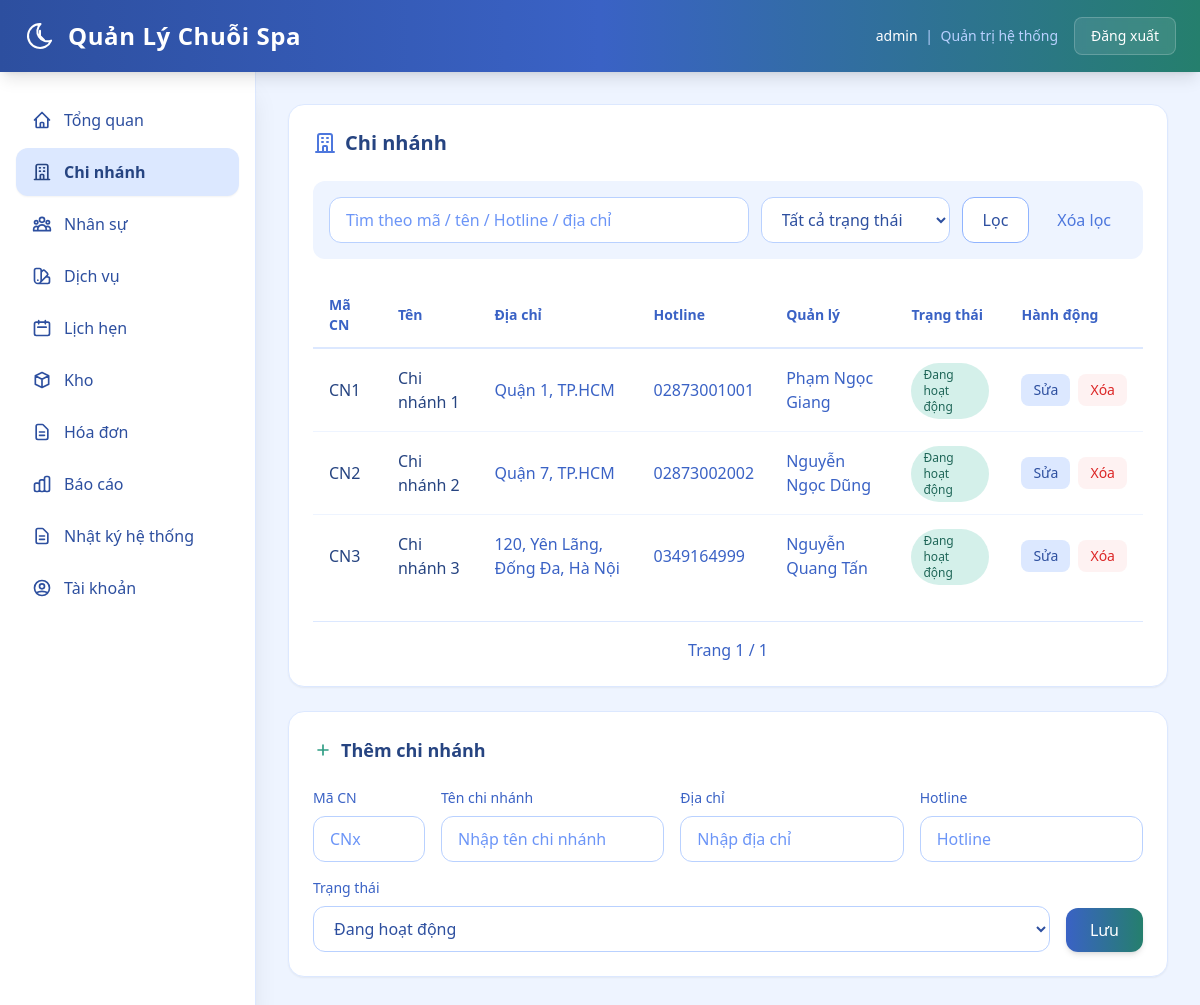
Before: /web/branches (signed in) with the older database file.
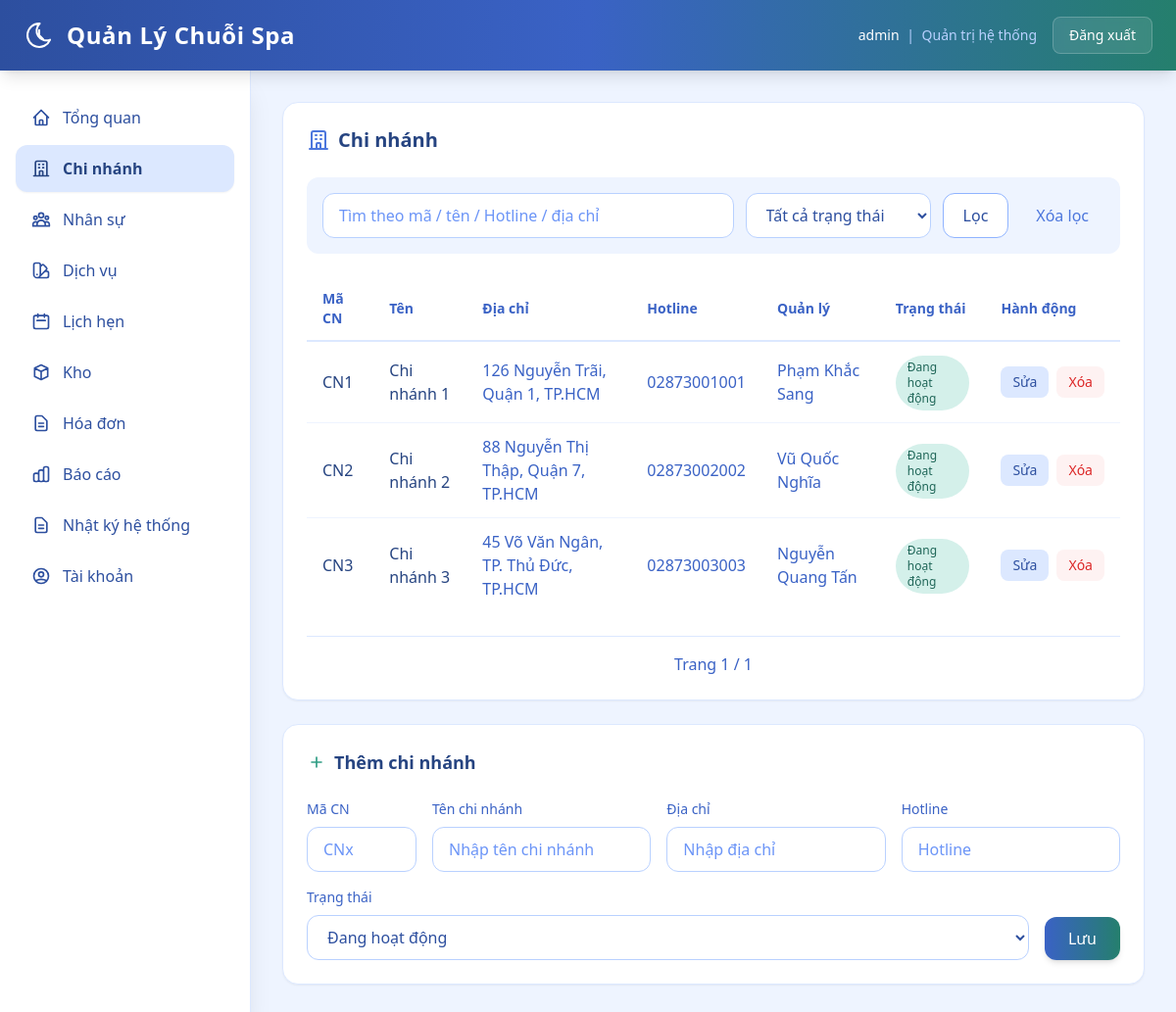
After: the same page with the newer database file.
### backend/models.py (models this page shows)
class TimestampMixin:
    created_at = db.Column(db.DateTime, nullable=False, default=datetime.utcnow)

class Branch(db.Model, TimestampMixin):
    __tablename__ = "branches"
    id = db.Column(db.Integer, primary_key=True)
    branch_code = db.Column(db.String(16), nullable=True, unique=True, index=True)
    name = db.Column(db.String(255), nullable=False, unique=True)
    address = db.Column(db.String(500), nullable=True)
    phone = db.Column(db.String(32), nullable=True, unique=True)
    manager_staff_id = db.Column(db.Integer, db.ForeignKey("staffs.id"), nullable=True, index=True)
    status = db.Column(db.String(32), nullable=False, default="active")
    manager_staff = db.relationship("Staff", foreign_keys=[manager_staff_id], lazy="joined")

class Staff(db.Model, TimestampMixin):
    __tablename__ = "staffs"
    id = db.Column(db.Integer, primary_key=True)
    branch_id = db.Column(db.Integer, db.ForeignKey("branches.id"), nullable=False, index=True)
    full_name = db.Column(db.String(255), nullable=False)
    phone = db.Column(db.String(32), nullable=True, unique=True, index=True)
    title = db.Column(db.String(64), nullable=True)
    status = db.Column(db.String(32), nullable=False, default="active")
    start_date = db.Column(db.Date, nullable=True)
    branch = db.relationship("Branch", foreign_keys=[branch_id], lazy="joined")

### backend/web_modules/chi_nhanh.py (the view, shortened to what this page needs)
@web_bp.get("/branches")
@roles_required("super_admin", "branch_manager")
def branches():
    user = g.web_user
    q = parse_text(request.args.get("q"))
    status = normalize_choice(request.args.get("status"), {"active", "inactive"}, "")
    edit_id = parse_int(request.args.get("edit_id"))
    page = parse_page(request.args.get("page"), default=1)
    query = Branch.query
    if not user.is_super_admin:
        query = query.filter(Branch.id == user.branch_id)
    if status:
        query = query.filter(Branch.status == status)
    pager = paginate(query.order_by(Branch.id.asc()), page=page, per_page=8)
    edit_row = None
    manager_options: list[Staff] = []
    if user.is_super_admin and edit_id:
        edit_row = db.session.get(Branch, edit_id)
        if edit_row is None:
            return branches_error("Không tìm thấy chi nhánh.", page=page, q=q, status=status)
        manager_options = list_branch_manager_candidates(edit_row.id, edit_row.manager_staff_id)
    form_data = {
        "branch_id": edit_row.id if edit_row else None,
        "branch_code": edit_row.branch_code if edit_row else "",
        "name": edit_row.name if edit_row else "",
        "address": edit_row.address if edit_row else "",
        "phone": edit_row.phone if edit_row else "",
        "manager_staff_id": edit_row.manager_staff_id if edit_row else None,
        "status": edit_row.status if edit_row else "active",
    }
    return render_template(
        "web/branches.html",
        rows=pager.items,
        pager=pager,
        q=q,
        status=status,
        edit_mode=bool(edit_row),
        form_data=form_data,
        manager_options=manager_options,
        can_edit=user.is_super_admin,
    )

### backend/models.py (called while the page is built)
    @property
    def is_super_admin(self) -> bool:
        return self.role == "super_admin"

### backend/web.py (called while the page is built)
def parse_text(value: str | None) -> str:
    return (value or "").strip()

def parse_int(value):
    try:
        return int(value)
    except (TypeError, ValueError):
        return None

def parse_page(value, default=1):
    page = parse_int(value)
    if page is None or page < 1:
        return default
    return page

def normalize_choice(value, allowed, default):
    text = parse_text(value).lower()
    if text in allowed:
        return text
    return default

def paginate(query, page, per_page=10):
    return query.paginate(page=page, per_page=per_page, error_out=False)

def role_label(role: str) -> str:
    return ROLE_LABELS.get(role, role)

def can_access_menu_for_user(user: User | None, menu_key: str) -> bool:
    if not user:
        return False
    return menu_key in ROLE_MENU_ACCESS.get(user.role, set())

def login_required(fn):
    @wraps(fn)
    def wrapper(*args, **kwargs):
        if not getattr(g, "web_user", None):
            return redirect(url_for("web.login"))
        return fn(*args, **kwargs)
    return wrapper

### backend/templates/web/branches.html (shortened to what the changed rows need)
{% extends "web/base.html" %}
{% block content %}
  <section class="bg-white rounded-2xl shadow-sm border border-spa-100 p-6 mb-6">
    <h2 class="text-xl font-bold text-spa-800 mb-6 flex items-center gap-2">
      <svg class="w-6 h-6 text-spa-500" fill="none" stroke="currentColor" viewBox="0 0 24 24"><path stroke-linecap="round" stroke-linejoin="round" stroke-width="2" d="M19 21V5a2 2 0 00-2-2H7a2 2 0 00-2 2v16m14 0h2m-2 0h-5m-9 0H3m2 0h5M9 7h1m-1 4h1m4-4h1m-1 4h1m-5 10v-5a1 1 0 011-1h2a1 1 0 011 1v5m-4 0h4"/></svg>
      Chi nhánh
    </h2>
    <div class="overflow-x-auto">
      <table class="w-full">
        <thead>
          <tr class="border-b-2 border-spa-100">
            <th class="text-left py-3 px-4 text-sm font-semibold text-spa-600">Mã CN</th>
            <th class="text-left py-3 px-4 text-sm font-semibold text-spa-600">Tên</th>
            <th class="text-left py-3 px-4 text-sm font-semibold text-spa-600">Địa chỉ</th>
            <th class="text-left py-3 px-4 text-sm font-semibold text-spa-600">Hotline</th>
            <th class="text-left py-3 px-4 text-sm font-semibold text-spa-600">Quản lý</th>
            <th class="text-left py-3 px-4 text-sm font-semibold text-spa-600">Trạng thái</th>
            {% if can_edit %}<th class="text-left py-3 px-4 text-sm font-semibold text-spa-600">Hành động</th>{% endif %}
          </tr>
        </thead>
        <tbody class="divide-y divide-spa-50">
          {% for row in rows %}
            <tr class="hover:bg-spa-50/50 transition-colors">
              <td class="py-3 px-4 text-spa-800 font-medium">{{ row.branch_code or ('CN' ~ row.id) }}</td>
              <td class="py-3 px-4 text-spa-800 font-medium">{{ row.name }}</td>
              <td class="py-3 px-4 text-spa-600">{{ row.address or "-" }}</td>
              <td class="py-3 px-4 text-spa-600">{{ row.phone or '-' }}</td>
              <td class="py-3 px-4 text-spa-600">
                {% if row.manager_staff %}
                  {{ row.manager_staff.full_name }}
                {% else %}
                  <a
                    href="{{ url_for('web.staff', branch_id=row.id) }}#staff-editor"
                    class="inline-flex px-3 py-1.5 rounded-lg bg-spa-100 text-spa-700 hover:bg-spa-200 text-sm font-medium transition-all"
                  >Thêm quản lý</a>
                {% endif %}
              </td>
              <td class="py-3 px-4">
                <span class="inline-flex px-3 py-1 rounded-full text-xs font-medium
                  {% if row.status == 'active' %}bg-sage-100 text-sage-700{% else %}bg-spa-200 text-spa-600{% endif %}">
                  {{ 'Đang hoạt động' if row.status == 'active' else 'Ngừng hoạt động' }}
                </span>
              </td>
              {% if can_edit %}
                <td class="py-3 px-4">
                  <div class="flex items-center gap-2">
                    <a href="{{ url_for('web.branches', edit_id=row.id, page=pager.page, q=q, status=status) }}#branch-editor"
                      class="px-3 py-1.5 rounded-lg bg-spa-100 text-spa-700 hover:bg-spa-200 text-sm font-medium transition-all">
                      Sửa
                    </a>
                    <form method="post" action="{{ url_for('web.branches_delete') }}" class="inline"
                      data-confirm-modal="1"
                      data-confirm-message="Bạn có chắc muốn xóa chi nhánh này không?"
                      data-confirm-ok-label="Xóa chi nhánh">
                      <button type="submit" class="px-3 py-1.5 rounded-lg bg-red-50 text-red-600 hover:bg-red-100 text-sm font-medium transition-all">
                        Xóa
                      </button>
                    </form>
                  </div>
                </td>
              {% endif %}
            </tr>
          {% else %}
            <tr><td colspan="{{ 7 if can_edit else 6 }}" class="py-8 text-center text-spa-400">Không có dữ liệu.</td></tr>
          {% endfor %}
        </tbody>
      </table>
    </div>
  </section>
{% endblock %}

Changed rows visible on the page:
changed Branch "CN1": address "Quận 1, TP.HCM" → "126 Nguyễn Trãi, Quận 1, TP.HCM"; manager_staff.full_name "Phạm Ngọc Giang" → "Phạm Khắc Sang"
changed Branch "CN2": address "Quận 7, TP.HCM" → "88 Nguyễn Thị Thập, Quận 7, TP.HCM"; manager_staff.full_name "Nguyễn Ngọc Dũng" → "Vũ Quốc Nghĩa"
changed Branch "CN3": address "120, Yên Lãng, Đống Đa, Hà Nội" → "45 Võ Văn Ngân, TP. Thủ Đức, TP.HCM"; phone "0349164999" → "02873003003"
